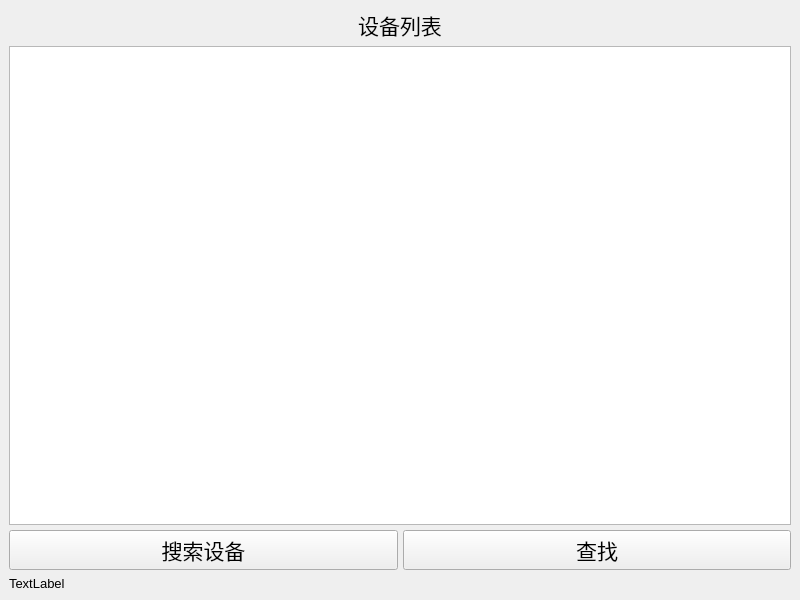
<?xml version="1.0" encoding="UTF-8"?>
<ui version="4.0">
 <class>BluetoothControl</class>
 <widget class="QMainWindow" name="BluetoothControl">
  <property name="geometry">
   <rect>
    <x>0</x>
    <y>0</y>
    <width>800</width>
    <height>600</height>
   </rect>
  </property>
  <property name="windowTitle">
   <string>MainWindow</string>
  </property>
  <widget class="QWidget" name="centralwidget">
   <layout class="QVBoxLayout" name="verticalLayout_2">
    <item>
     <layout class="QVBoxLayout" name="verticalLayout">
      <property name="spacing">
       <number>5</number>
      </property>
      <item>
       <widget class="QLabel" name="lbShowDev">
        <property name="font">
         <font>
          <pointsize>16</pointsize>
         </font>
        </property>
        <property name="autoFillBackground">
         <bool>false</bool>
        </property>
        <property name="text">
         <string>设备列表</string>
        </property>
        <property name="alignment">
         <set>Qt::AlignCenter</set>
        </property>
        <property name="wordWrap">
         <bool>false</bool>
        </property>
       </widget>
      </item>
      <item>
       <widget class="QListWidget" name="lwShow"/>
      </item>
      <item>
       <layout class="QHBoxLayout" name="horizontalLayout">
        <item>
         <widget class="QPushButton" name="btnSerachDevice">
          <property name="maximumSize">
           <size>
            <width>16777215</width>
            <height>16777215</height>
           </size>
          </property>
          <property name="font">
           <font>
            <pointsize>16</pointsize>
           </font>
          </property>
          <property name="text">
           <string>搜索设备</string>
          </property>
         </widget>
        </item>
        <item>
         <widget class="QPushButton" name="pushButton_find">
          <property name="font">
           <font>
            <pointsize>16</pointsize>
           </font>
          </property>
          <property name="text">
           <string>查找</string>
          </property>
         </widget>
        </item>
       </layout>
      </item>
     </layout>
    </item>
    <item>
     <widget class="QLabel" name="lbImfor">
      <property name="font">
       <font>
        <pointsize>10</pointsize>
       </font>
      </property>
      <property name="text">
       <string>TextLabel</string>
      </property>
     </widget>
    </item>
   </layout>
  </widget>
  <widget class="QMenuBar" name="menubar">
   <property name="geometry">
    <rect>
     <x>0</x>
     <y>0</y>
     <width>800</width>
     <height>24</height>
    </rect>
   </property>
  </widget>
 </widget>
 <resources/>
 <connections/>
</ui>
